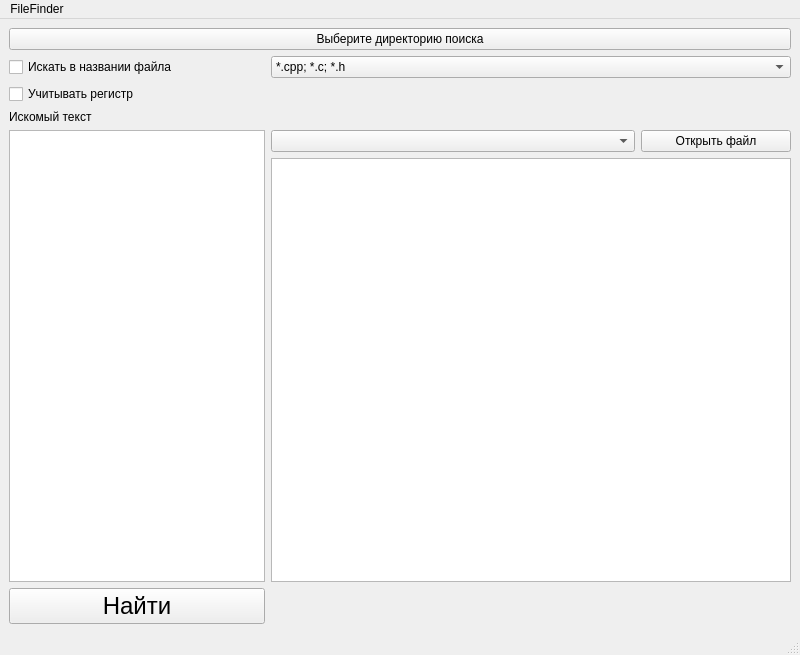
<?xml version="1.0" encoding="UTF-8"?>
<ui version="4.0">
 <class>MainWindow</class>
 <widget class="QMainWindow" name="MainWindow">
  <property name="geometry">
   <rect>
    <x>0</x>
    <y>0</y>
    <width>800</width>
    <height>655</height>
   </rect>
  </property>
  <property name="windowTitle">
   <string>MainWindow</string>
  </property>
  <widget class="QWidget" name="centralwidget">
   <layout class="QGridLayout" name="gridLayout">
    <item row="7" column="0" colspan="2">
     <widget class="QPushButton" name="findButton">
      <property name="font">
       <font>
        <family>Arial</family>
        <pointsize>18</pointsize>
       </font>
      </property>
      <property name="text">
       <string>Найти</string>
      </property>
     </widget>
    </item>
    <item row="3" column="0">
     <widget class="QCheckBox" name="searchInName">
      <property name="font">
       <font>
        <family>Arial</family>
       </font>
      </property>
      <property name="text">
       <string>Искать в названии файла</string>
      </property>
     </widget>
    </item>
    <item row="6" column="0" colspan="2">
     <widget class="QTextEdit" name="textToFind">
      <property name="font">
       <font>
        <family>Arial</family>
       </font>
      </property>
      <property name="focusPolicy">
       <enum>Qt::StrongFocus</enum>
      </property>
      <property name="html">
       <string>&lt;!DOCTYPE HTML PUBLIC &quot;-//W3C//DTD HTML 4.0//EN&quot; &quot;http://www.w3.org/TR/REC-html40/strict.dtd&quot;&gt;
&lt;html&gt;&lt;head&gt;&lt;meta name=&quot;qrichtext&quot; content=&quot;1&quot; /&gt;&lt;meta charset=&quot;utf-8&quot; /&gt;&lt;style type=&quot;text/css&quot;&gt;
p, li { white-space: pre-wrap; }
hr { height: 1px; border-width: 0; }
li.unchecked::marker { content: &quot;\2610&quot;; }
li.checked::marker { content: &quot;\2612&quot;; }
&lt;/style&gt;&lt;/head&gt;&lt;body style=&quot; font-family:'Arial'; font-size:9pt; font-weight:400; font-style:normal;&quot;&gt;
&lt;p style=&quot;-qt-paragraph-type:empty; margin-top:0px; margin-bottom:0px; margin-left:0px; margin-right:0px; -qt-block-indent:0; text-indent:0px; font-family:'MS Shell Dlg 2'; font-size:8.25pt;&quot;&gt;&lt;br /&gt;&lt;/p&gt;&lt;/body&gt;&lt;/html&gt;</string>
      </property>
     </widget>
    </item>
    <item row="0" column="0" colspan="3">
     <widget class="QPushButton" name="selectDirectoryButton">
      <property name="font">
       <font>
        <family>Arial</family>
       </font>
      </property>
      <property name="contextMenuPolicy">
       <enum>Qt::DefaultContextMenu</enum>
      </property>
      <property name="layoutDirection">
       <enum>Qt::LeftToRight</enum>
      </property>
      <property name="autoFillBackground">
       <bool>false</bool>
      </property>
      <property name="text">
       <string>Выберите директорию поиска</string>
      </property>
     </widget>
    </item>
    <item row="4" column="0">
     <widget class="QCheckBox" name="useRegister">
      <property name="font">
       <font>
        <family>Arial</family>
       </font>
      </property>
      <property name="text">
       <string>Учитывать регистр</string>
      </property>
     </widget>
    </item>
    <item row="3" column="2">
     <widget class="QComboBox" name="extensionSelect">
      <property name="font">
       <font>
        <family>Arial</family>
       </font>
      </property>
      <item>
       <property name="text">
        <string>*.cpp; *.c; *.h</string>
       </property>
      </item>
     </widget>
    </item>
    <item row="5" column="0">
     <widget class="QLabel" name="label_3">
      <property name="font">
       <font>
        <family>Arial</family>
       </font>
      </property>
      <property name="text">
       <string>Искомый текст</string>
      </property>
     </widget>
    </item>
    <item row="6" column="2">
     <layout class="QVBoxLayout" name="verticalLayout">
      <item>
       <layout class="QHBoxLayout" name="horizontalLayout">
        <item>
         <widget class="QComboBox" name="fileSelect">
          <property name="font">
           <font>
            <family>Arial</family>
           </font>
          </property>
         </widget>
        </item>
        <item>
         <widget class="QPushButton" name="openFileButton">
          <property name="maximumSize">
           <size>
            <width>150</width>
            <height>16777215</height>
           </size>
          </property>
          <property name="font">
           <font>
            <family>Arial</family>
           </font>
          </property>
          <property name="text">
           <string>Открыть файл</string>
          </property>
         </widget>
        </item>
       </layout>
      </item>
      <item>
       <widget class="QTextEdit" name="filePreview">
        <property name="font">
         <font>
          <family>Arial</family>
         </font>
        </property>
        <property name="mouseTracking">
         <bool>true</bool>
        </property>
        <property name="focusPolicy">
         <enum>Qt::NoFocus</enum>
        </property>
        <property name="acceptDrops">
         <bool>true</bool>
        </property>
        <property name="readOnly">
         <bool>true</bool>
        </property>
        <property name="html">
         <string>&lt;!DOCTYPE HTML PUBLIC &quot;-//W3C//DTD HTML 4.0//EN&quot; &quot;http://www.w3.org/TR/REC-html40/strict.dtd&quot;&gt;
&lt;html&gt;&lt;head&gt;&lt;meta name=&quot;qrichtext&quot; content=&quot;1&quot; /&gt;&lt;meta charset=&quot;utf-8&quot; /&gt;&lt;style type=&quot;text/css&quot;&gt;
p, li { white-space: pre-wrap; }
hr { height: 1px; border-width: 0; }
li.unchecked::marker { content: &quot;\2610&quot;; }
li.checked::marker { content: &quot;\2612&quot;; }
&lt;/style&gt;&lt;/head&gt;&lt;body style=&quot; font-family:'Arial'; font-size:9pt; font-weight:400; font-style:normal;&quot;&gt;
&lt;p style=&quot;-qt-paragraph-type:empty; margin-top:0px; margin-bottom:0px; margin-left:0px; margin-right:0px; -qt-block-indent:0; text-indent:0px; font-family:'MS Shell Dlg 2'; font-size:8.25pt;&quot;&gt;&lt;br /&gt;&lt;/p&gt;&lt;/body&gt;&lt;/html&gt;</string>
        </property>
        <property name="textInteractionFlags">
         <set>Qt::NoTextInteraction</set>
        </property>
       </widget>
      </item>
     </layout>
    </item>
   </layout>
  </widget>
  <widget class="QMenuBar" name="menubar">
   <property name="geometry">
    <rect>
     <x>0</x>
     <y>0</y>
     <width>800</width>
     <height>22</height>
    </rect>
   </property>
   <widget class="QMenu" name="menuFileFinder">
    <property name="title">
     <string>FileFinder</string>
    </property>
   </widget>
   <addaction name="menuFileFinder"/>
  </widget>
  <widget class="QStatusBar" name="statusbar"/>
 </widget>
 <resources/>
 <connections/>
</ui>
